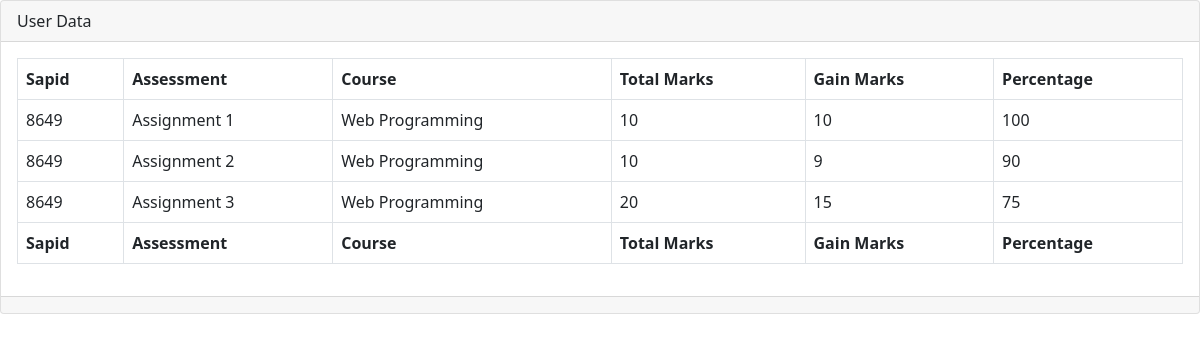
/student_result_show.php?sapid=8649&course=Web Programming (signed in), run on the app's committed database.
### tables this page shows
CREATE TABLE `student_result` (
  `sapid` varchar(50) NOT NULL,
  `assessment` varchar(200) NOT NULL,
  `course` varchar(100) NOT NULL,
  `totalmarks` varchar(200) NOT NULL,
  `gainmarks` varchar(200) NOT NULL,
  `percentage` varchar(200) NOT NULL
);

### student_result_show.php (the view, shortened to what this page needs)
<!DOCTYPE html>
<html>
<head>
    <link rel="stylesheet" type="text/css" href="style.css">
    <link href="https://cdn.jsdelivr.net/npm/bootstrap@5.0.2/dist/css/bootstrap.min.css" rel="stylesheet">
    <link rel="stylesheet" href="https://cdn.jsdelivr.net/npm/bootstrap-icons@1.5.0/font/bootstrap-icons.css">
</head>
<body>
          <div class="card mb-3">
            <div class="card-header">
              User Data</div>
            <div class="card-body">
              <div class="table-responsive">
                <table class="table table-bordered" id="dataTable" width="100%" cellspacing="0">
                  <thead>
                    <tr>
                      <th>Sapid</th>
                      <th>Assessment</th>
                      <th>Course</th>
                      <th>Total Marks</th>
                      <th>Gain Marks</th>
                      <th>Percentage</th>
                    </tr>
                  </thead>
                  <tfoot>
                    <tr>
                      <th>Sapid</th>
                      <th>Assessment</th>
                      <th>Course</th>
                      <th>Total Marks</th>
                      <th>Gain Marks</th>
                      <th>Percentage</th>
                    </tr>
                  </tfoot>
                  <?php
                    include ('connection.php');
                    $record="SELECT * FROM student_result WHERE sapid='".$_GET['sapid']."' AND course='".$_GET['course']."'";
                    $x= (mysqli_query($conn, $record));
                    while ($row= mysqli_fetch_array($x)) {
                      ?>
                  <tbody>
                    <tr>
                      <td><?php echo $row['sapid']; ?></td>
                        <td><?php echo $row['assessment']; ?></td>
                        <td><?php echo $row['course']; ?></td>
                        <td><?php echo $row['totalmarks']; ?></td>
                        <td><?php echo $row['gainmarks']; ?></td>
                        <td><?php echo $row['percentage']; ?></td>
                    </tr>
                  </tbody>
                  <?php
                    }
                    ?>
                </table>
              </div>
            </div>
            <div class="card-footer small text-muted"></div>
          </div>
</body>
</html>

### style.css (style rules this page uses)
* { margin: 0; padding: 0; }

### data on the page
student_result: sapid "8649", assessment "Assignment 1", course "Web Programming", totalmarks "10", gainmarks "10", percentage "100"
student_result: sapid "8649", assessment "Assignment 2", course "Web Programming", totalmarks "10", gainmarks "9", percentage "90"
student_result: sapid "8649", assessment "Assignment 3", course "Web Programming", totalmarks "20", gainmarks "15", percentage "75"
